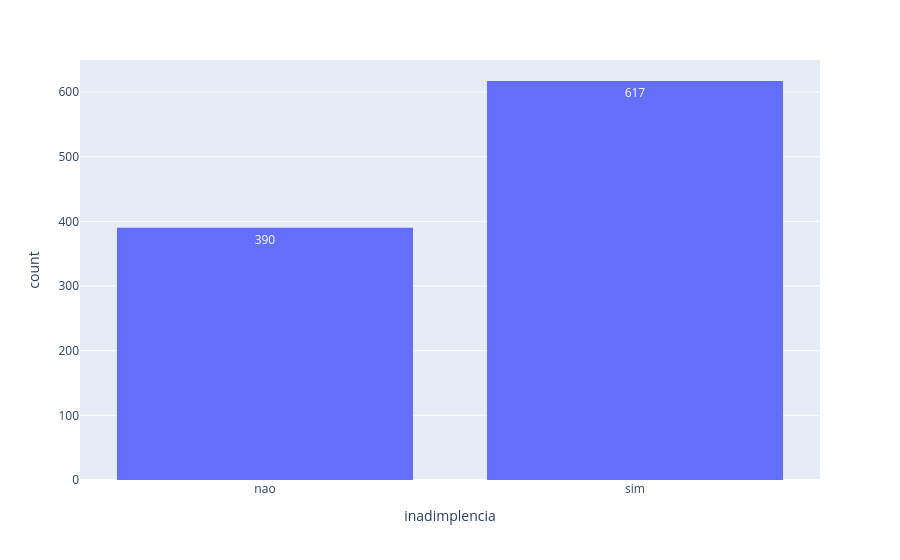

Source (notebook cell):
### Code cell
px.histogram(dados, x='inadimplencia', text_auto=True)

### Figure 1 — Plotly figure (JSON) as saved in the notebook; plotly's stock layout.template omitted (floating-point values rounded to 4 significant figures; data arrays with more than 128 entries replaced by an {"elided": "..."} marker saying what was removed)
{"data": [{"bingroup": "x", "hovertemplate": "inadimplencia=%{x}<br>count=%{y}<extra></extra>", "legendgroup": "", "marker": {"color": "#636efa", "pattern": {"shape": ""}}, "name": "", "orientation": "v", "showlegend": false, "texttemplate": "%{value}", "type": "histogram", "x": {"elided": "1007 str values"}, "xaxis": "x", "yaxis": "y"}], "layout": {"barmode": "relative", "legend": {"tracegroupgap": 0}, "margin": {"t": 60}, "xaxis": {"anchor": "y", "domain": [0, 1], "title": {"text": "inadimplencia"}}, "yaxis": {"anchor": "x", "domain": [0, 1], "title": {"text": "count"}}}}
